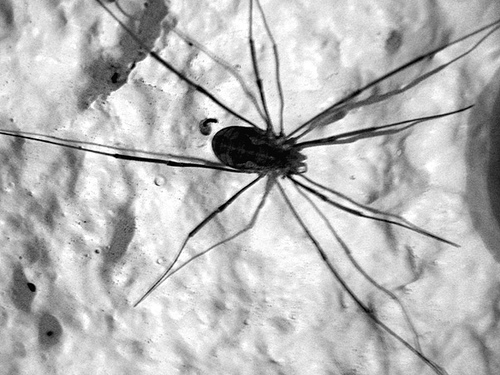
#> input picture targetImages/id000.png, 500 x 375 px, given in place of ramen2.jpg, which was not available
$ python spatial_coding.py
#> lines starting #> are read from the running program, lines starting #| are printed output that depends on the picture; pictures that were not available may be replaced by others from this repository, and a replacement may not be noted
# SIFT로 특징점 및 디스크립터 추출(desc_sift.py)

import cv2
import numpy as np
import math

import matplotlib.pyplot as plt


img1 = cv2.imread(r"C:\Users\sungwoo\Downloads\attack_tineye\ramen2.jpg")
#> img1 is the input picture: shape (375, 500, 3); min 0, max 255, mean 184.1
img2 = cv2.imread(r"C:\Users\sungwoo\Downloads\attack_tineye\target.jpg")
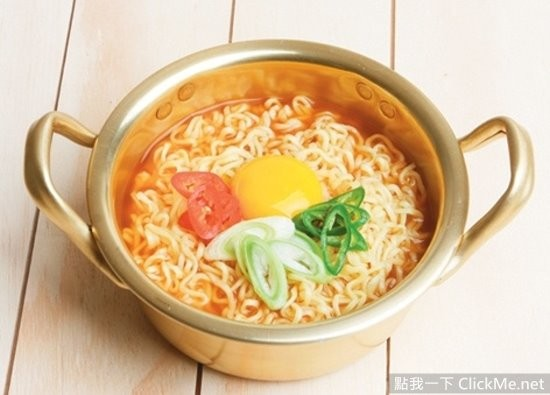
#> input picture targetImages/target.jpg, 550 x 395 px, found by its file name
#> img2 is the input picture: shape (395, 550, 3); mean B, G, R 153.8, 192.3, 219.4

new_width = 800
new_height = 600

img1 = cv2.resize(img1, (new_width, new_height))
#> img1: shape (600, 800, 3)
img2 = cv2.resize(img2, (new_width, new_height))
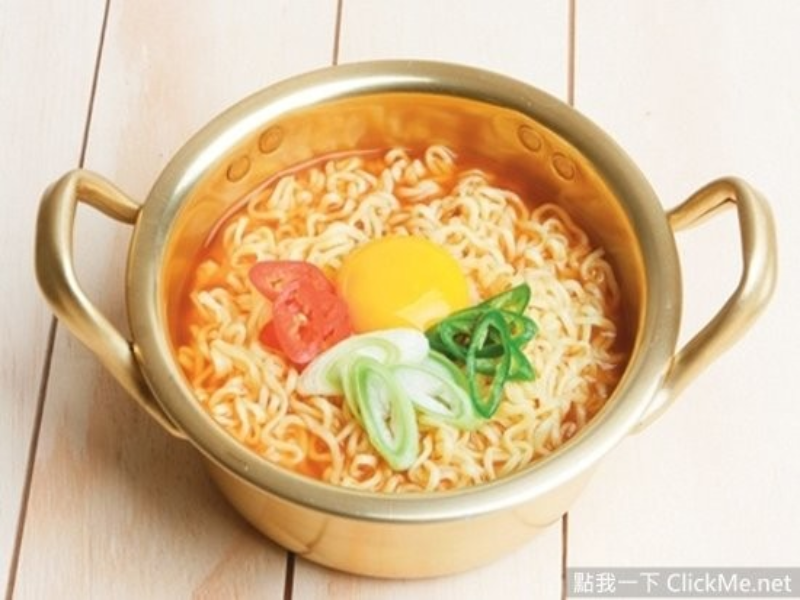
#> img2: shape (600, 800, 3); mean B, G, R 153.6, 192.2, 219.3


gray1 = cv2.cvtColor(img1, cv2.COLOR_BGR2GRAY)
gray2 = cv2.cvtColor(img2, cv2.COLOR_BGR2GRAY)
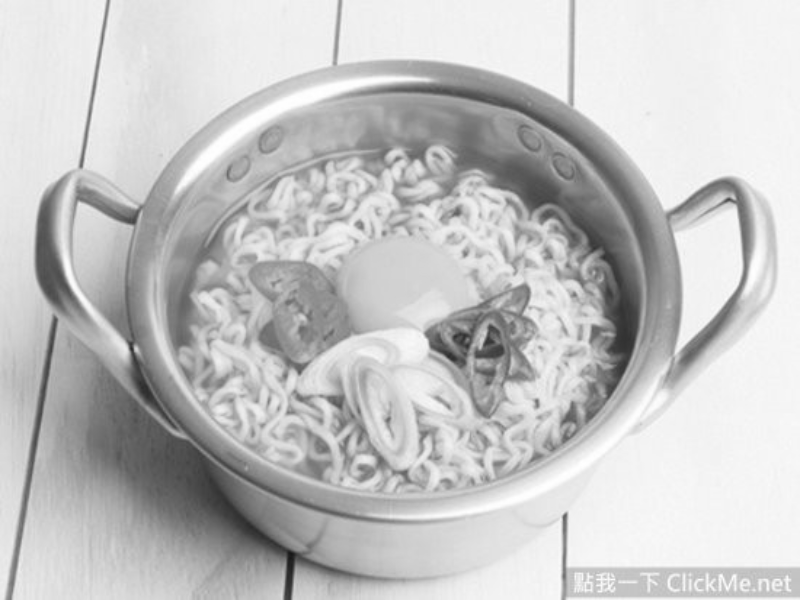
#> gray2: shape (600, 800); min 23, max 255, mean 195.9

# SIFT 서술자 추출기 생성 ---①
# detector = cv2.xfeatures2d.SIFT_create()


detector = cv2.ORB_create(nfeatures=153)

# 각 영상에 대해 키 포인트와 서술자 추출 ---②
kp1, desc1 = detector.detectAndCompute(gray1, None)
#> kp1 = 153 keypoints; strongest (x, y, size): (346, 193, 44.6), (344, 193, 64.3), (346, 194, 53.6), (337, 201, 111.1)
kp2, desc2 = detector.detectAndCompute(gray2, None)
#> kp2 = 153 keypoints; strongest (x, y, size): (565, 515, 37.2), (566, 514, 31), (563, 516, 37.2), (728, 198, 37.2)

# BFMatcher 생성, L1 거리, 상호 체크 ---③
matcher = cv2.BFMatcher(cv2.NORM_L1, crossCheck=True)

# 매칭 계산 ---④
matches12 = matcher.match(desc1, desc2)
#> matches12 = 49 matches

N = len(matches12)
#> N = 49
print(N)
#| 49
r = 3


print(len(kp1))
#| 153
print(len(kp2))
#| 153

# [126 lines of commented-out code are left out]


sorted_matches = sorted(matches12, key=lambda x : x.distance)
#> sorted_matches = 49 matches

res = cv2.drawMatches(img1, kp1, img2, kp2, sorted_matches, None, flags=cv2.DrawMatchesFlags_NOT_DRAW_SINGLE_POINTS)
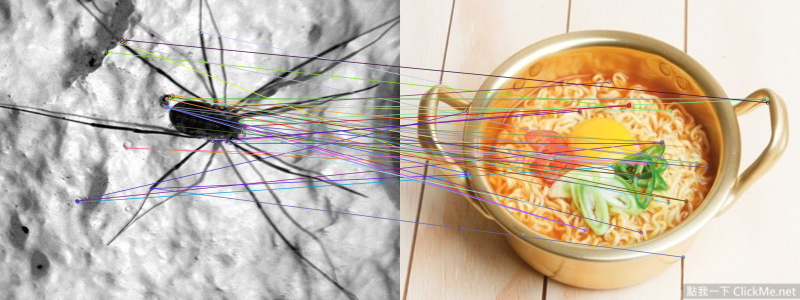
#> res: shape (600, 1600, 3) (shown at 1/2 size); mean B, G, R 168.8, 185.8, 198.8
# 결과 출력
cv2.imshow('true', res)

# res = cv2.drawMatches(img1, kp1, img2, kp2, matches12, None, flags=cv2.DrawMatchesFlags_NOT_DRAW_SINGLE_POINTS)
# # 결과 출력
# cv2.imshow('false', res)

cv2.waitKey()
cv2.destroyAllWindows()
